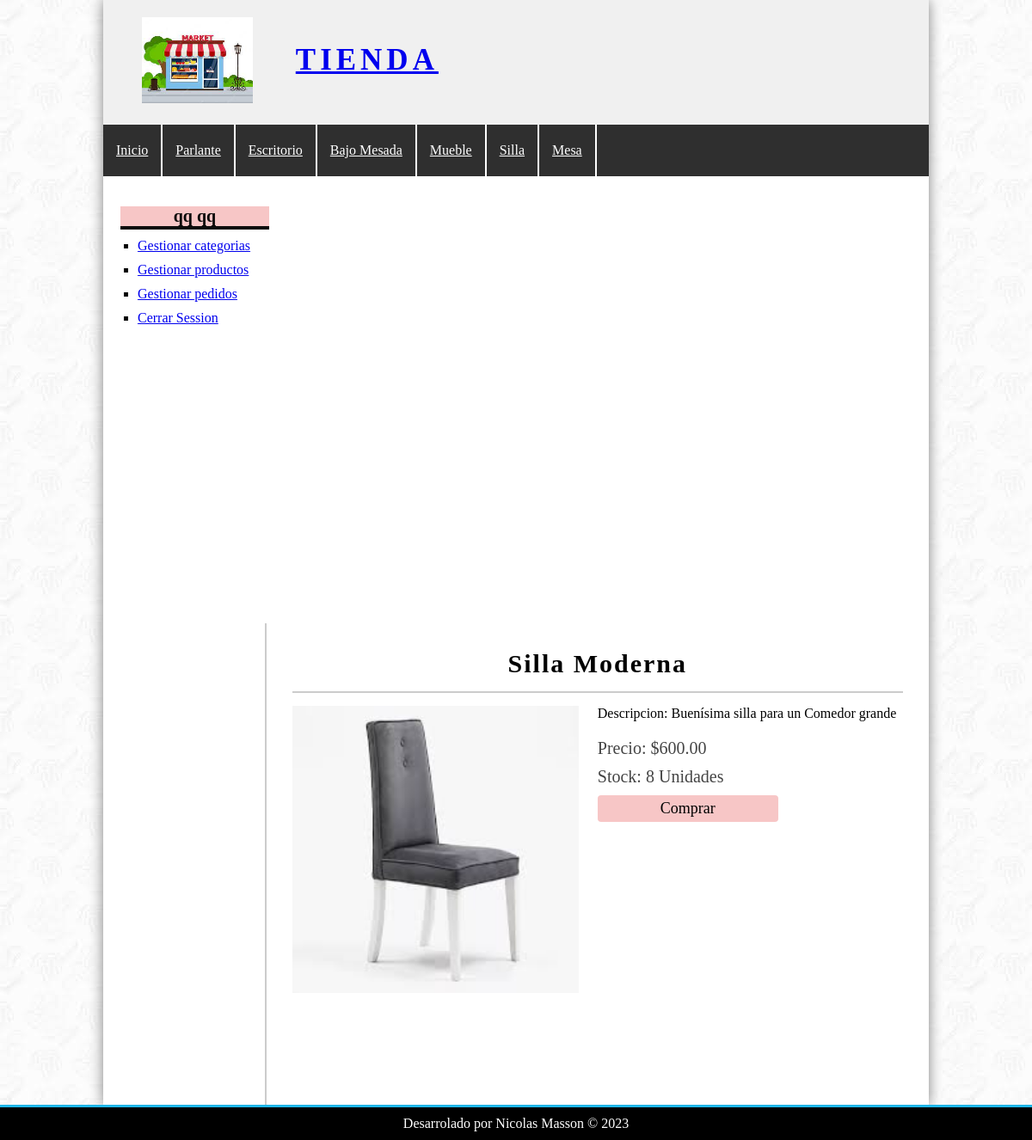
The page /?controller=producto&accion=ver&id=6 (signed in) on the database its author committed.
### tables this page shows
CREATE TABLE `categorias` (
  `id_Categoria` int(11) NOT NULL,
  `nombre` varchar(100) NOT NULL
);

CREATE TABLE `productos` (
  `id_Producto` int(11) NOT NULL,
  `id_Categoria` int(11) NOT NULL,
  `nombre` varchar(100) NOT NULL,
  `descripcion` text DEFAULT NULL,
  `precio` float(100,2) NOT NULL,
  `stock` int(100) NOT NULL,
  `fecha` date NOT NULL,
  `imagen` varchar(100) NOT NULL
);

### config/bd.php (called while the page is built)
<?php
class Database{
    public static function conectar(){
        $bd=new mysqli('localhost','root','','tienda');
        $bd->query("SET NAMES 'utf8'");
        return $bd;
    }
}
?>

### helper/utilidades.php (called while the page is built, shortened)
<?php
class utilidades
{
	public static function mostrarCategorias()
	{
		require_once 'models/categoria.php';
		$categoria = new Categoria();
		$categorias = $categoria->getCategorias();
		return $categorias;
	}
}

### models/categoria.php (called while the page is built, shortened)
<?php
require_once 'config/bd.php';
class Categoria
{
	private $bd;
    public function __construct()
	{
		$this->bd = Database::conectar();
	}
public function getCategorias(){
    $getCategorias=$this->bd->query("SELECT * FROM categorias ORDER BY id_Categoria desc");
    return $getCategorias;
}
}
?>

### controllers/ProductoController.php (called while the page is built, shortened)
<?php
require_once 'models/producto.php';
class productoController
{
    public function ver()
    {
        if (isset($_GET['id'])) {
            $id = $_GET['id'];
            $producto = new Producto();
            $producto->setId_Producto($id);
            $traerProducto = $producto->getProducto();
        }
        require_once 'views/producto/ver.php';
    }
}
?>

### models/producto.php (called while the page is built, shortened)
<?php
require_once 'config/bd.php';
class Producto
{
	private $id_Producto;
	private $bd;
	public function __construct()
	{
		$this->bd = Database::conectar();
	}
	function getId_Producto()
	{
		return $this->id_Producto;
	}
	function setId_Producto($id_Producto)
	{
		$this->id_Producto = $id_Producto;
	}
	public function getProducto()
	{
		$getProducto = $this->bd->query("SELECT * FROM productos WHERE id_Producto={$this->getId_Producto()}");
		return $getProducto->fetch_object();
	}
}
?>

### views/producto/ver.php (the view, shortened to what this page needs)
<?php
if (isset($traerProducto)): ?>
    <h1>
        <?= $traerProducto->nombre ?>
    </h1>
    <div id="VerProducto">
        <div class="imagen">
            <?php if ($traerProducto->imagen != null) { ?>
                <img src="<?= base_url ?>/uploads/imagenes/<?= $traerProducto->imagen ?>" alt="Imagen Tienda"  >
            <?php } else { ?>
                <img src="<?= base_url ?>/img/tienda.jpg" alt="Imagen Tienda" >
            <?php }
            ; ?>
        </div>
        <div class="data">
            <p class="descripcion">
                <?= "Descripcion:" . $traerProducto->descripcion ?>
            </p>
            <p class="precio">
                <?= "Precio: $" . $traerProducto->precio ?>
            </p>
            <p class="stock">
                <?= "Stock: " . $traerProducto->stock . " Unidades" ?>
            </p>
            <a href="<?=base_url?>?controller=compra&accion=añadir&id=<?=$traerProducto->id_Producto?>" class="button">Comprar</a>
        </div>
    </div>
    </div>
<?php else: ?>
    <h1>El producto seleccionado no existe</h1>
<?php endif; ?>

### views/layout/header.php (shortened to what this page needs)
<!DOCTYPE HTML>
<html lang="es">
<head>
    <link rel="stylesheet" href="<?= base_url ?>css/styles.css" />
</head>
<body>
    <div id="contenedor">
        <header id="header">
            <div id="imagen">
                <img src="<?= base_url ?>img/tienda.jpg" alt="Imagen Tienda">
                <a href="index.php">Tienda</a>
            </div>
        </header>
        <?php
        require_once 'helper/utilidades.php';
        $categorias = utilidades::mostrarCategorias(); ?>
        <nav id="menu">
            <ul>
                <li>
                    <a href="<?= base_url ?>index.php">Inicio</a>
                </li>
                <?php while ($cate = $categorias->fetch_object()): ?>
                    <li>
                        <a href="<?= base_url ?>?controller=categoria&accion=ver&id=<?=$cate->id_Categoria?>"><?= $cate->nombre ?></a>
                    </li>
                <?php endwhile; ?>
            </ul>
        </nav>

### css/styles.css (style rules this page uses)
* { padding: 0px; margin: 0px; }
body { background: url(../img/Fondo.jpg); }
#header { height: 145px; background-color: #F0F0F0; }
#contenedor { width: 80%; margin: 0px auto; box-shadow: 0px 0px 15px gray; background-color: white; }
#imagen { padding: 20px; margin-left: 25px; float: left; }
#imagen img { float: left; height: 100px; }
#imagen a { float: left; font-size: 35px; letter-spacing: 5px; text-transform: uppercase; font-weight: bold; margin-top: 30px; margin-left: 50px; }
#menu { clear: both; background: #2f2f2f; color: gray; height: 60px; }
#menu a { display: block; color: white; padding-left: 15px; padding-right: 15px; }
#menu ul { list-style: none; text-decoration: none; margin: 0px auto; }
#menu ul li { line-height: 60px; float: left; border-right: 2px solid #fefefe; }
input[type="button"], input[type="submit"], button, .button { display: block; margin-top: 10px; border-radius: 4px; width: auto; padding: 5px; color: white; background: rgb(83, 83, 241); }
.button { background: #f7c6c6; font-size: 18px; color: black; text-decoration: none; }
#central h1 { font-size: 30px; font-weight: bold; letter-spacing: 2px; text-align: center; border-bottom: 2px solid #ccc; margin-bottom: 15px; padding-bottom: 15px; }
#VerProducto { width: 100%; }
#VerProducto .imagen { display: block; width: 47%; float:left; }
#VerProducto img { display: block; width: 100%; float:left; }
#VerProducto .data { width: 50%; float:right; }
#VerProducto .descripcion { margin-bottom: 20px; }
#VerProducto .precio { margin-bottom: 10px; font-size: 20px; color: #444; }
#VerProducto .stock { margin-bottom: 10px; font-size: 20px; color: #444; }
#VerProducto .button { width: 200px; text-align: center; }

### rows shown on the page
categorias: nombre "Parlante"
categorias: nombre "Escritorio"
categorias: nombre "Bajo Mesada"
categorias: nombre "Mueble"
categorias: nombre "Silla"
categorias: nombre "Mesa"
productos: nombre "Silla Moderna", imagen (picture), descripcion "Buenísima silla para un Comedor grande", precio "600.00", stock "8"

### other values the page prints
$_SESSION['identificacion']->nombre "qq"
$_SESSION['identificacion']->apellido "qq"
